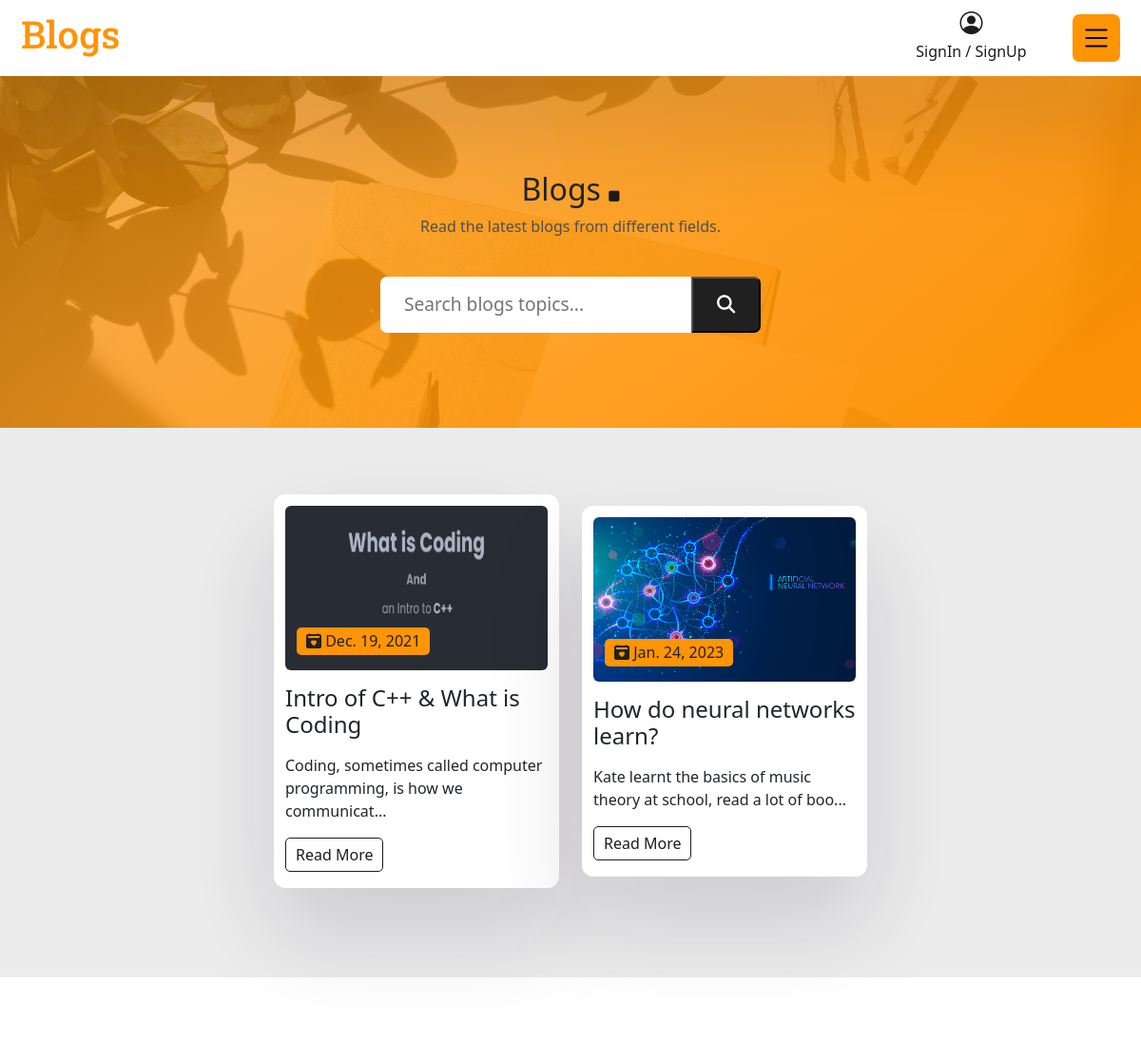
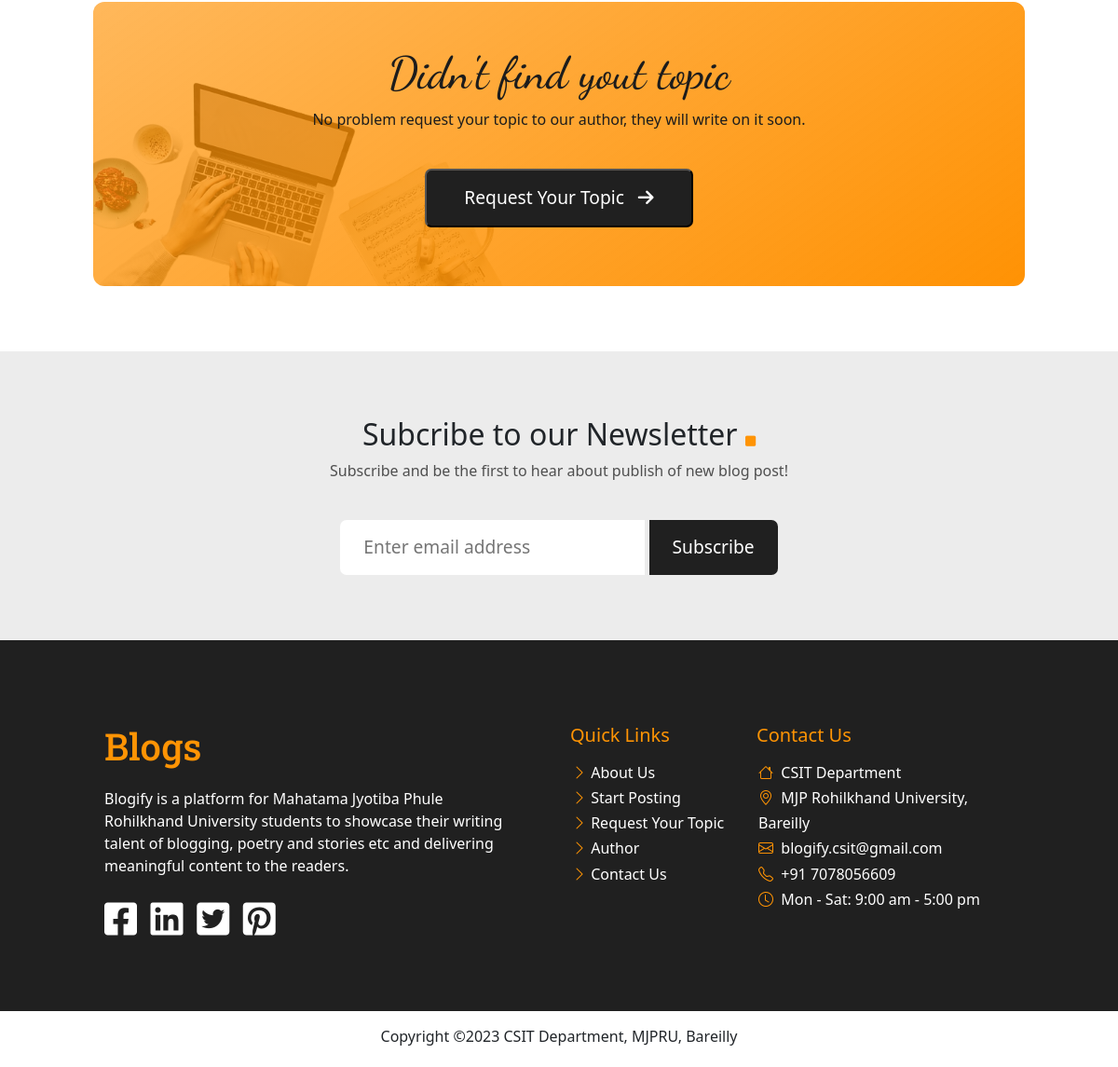
The app's page /blogs/ with its own data (2 pictures, top to bottom).
### General/models.py (models this page shows, shortened)
class Post(models.Model):
    choice = (('Yes','Yes'), ('No','No'))
    title = models.CharField(max_length=75, blank=False, null=False)
    category = models.CharField(max_length=7)
    user = models.CharField(max_length=15)
    date = models.DateField(blank=True, null=True)
    featured_image = models.FileField(upload_to="Image")
    body = RichTextField()
    approved = models.CharField(max_length=3, choices=choice, blank=True, null=True)
    featured = models.CharField(max_length=3, choices=choice, blank=True, null=True,)
    auto_slug = AutoSlugField(populate_from='title', unique=True, null=True, default=None)

### Blogs/views.py (the view)
# urls.py: path('blogs/', views.Blogs),
def Blogs(request):
    post = Post.objects.filter(category = 'Blogs', approved = 'Yes')
    data={
        'post': post,
    }
    return render(request, "blogs.html", data)

### templates/blogs.html (shortened to what this page needs)
<!doctype html>
<html lang="en">
    <head>
    <link href="/static/Css/style.css" rel="stylesheet">
    <link href="https://cdn.jsdelivr.net/npm/bootstrap@5.2.2/dist/css/bootstrap.min.css" rel="stylesheet">
    <link rel="stylesheet" href="https://cdn.jsdelivr.net/npm/bootstrap-icons@1.10.2/font/bootstrap-icons.css">
    <link rel="stylesheet" href="https://cdnjs.cloudflare.com/ajax/libs/font-awesome/6.2.1/css/all.min.css" />  </head>
    <body>
    {% include "global-header.html" %}
    <div class="container-xxl">
        <div class="row category-header-section justify-content-center align-items-center">
            <div class="col-12">
                <h2 class="heading">Blogs <span><i class="fa-solid fa-square"></i></span></h2>
                <p class="subheading">Read the latest blogs from different fields.</p>
                <input type="text" placeholder="Search blogs topics..."><a href="#"><button type="submit"><i class="fa-solid fa-magnifying-glass"></i></button></a>
            </div>
        </div>
    </div>
    <div class="container-xxl category-page-post-section">
        <div class="row justify-content-center align-items-center">
            {% for n in post %}
            <div class="col-md-3 col-11 post-box">
                <img class="fluid-img" src="/media/{{n.featured_image}}" alt="">
                <span><h6><i class="bi bi-calendar2-heart-fill"></i> {{n.date}}</h6></span>
                <h4>{{n.title}}</h4>
                <p>{{n.body|safe|slice:":70"}}...</p>
                <a href="/blogs/{{n.auto_slug}}/" class="read-more-btn"><button>Read More</button></a>
            </div>
            {% endfor %}
        </div>
    </div>
    <div class="container-xxl">
        <div class="row justify-content-center align-items-center">
            <div class="col-md-10 col-11 request-your-topic py-5 px-4">
                <h2>Didn't find yout topic</h2>
                <p>No problem request your topic to our author, they will write on it soon.</p>
                <a href="/request-your-topic/"><button>Request Your Topic &nbsp; <i class="fa-solid fa-arrow-right"></i></button></a>
            </div>
        </div>
    </div>
    {% include "newsletter.html" %}
    {% include "global-footer.html" %}
    </body>
</html>

### templates/global-header.html (shortened to what this page needs)
<div class="container-xxl sticky-top">
    <div class="row justify-content-center align-item-center header-section">
        <div class="col-md-4 col-3 align-self-center">
            <a href="/" class="logo-text"><h1>Blogs</h1></a>
        </div>
        <div class="col-md-7 col-7 align-self-center">
          <div class="sign">
            {% if user.is_authenticated %}
            <a href="/" class="sign-link">
            <h4><i class="bi bi-person-circle"></i></h4>
            <p>Hey, {{user.first_name}}</p>
            </a>
            {% else %}
            <a href="/signin/" class="sign-link">
            <h4><i class="bi bi-person-circle"></i></h4>
            <p>SignIn / SignUp</p>
            </a>
            {% endif %}
          </div>
        </div>
        <div class="col-md-1 col-2 align-self-center">
            <a class="nav-menu-icon" data-bs-toggle="offcanvas" href="#offcanvasExample" role="button" aria-controls="offcanvasExample"><span><img src="/static/Images/list.svg"></span></a>
      </div>
    </div>
</div>

### templates/newsletter.html (shortened to what this page needs)
<div class="container-xxl">
    <div class="row subscribe-section justify-content-center align-items-center">
        <div class="col-12">
            <h2 class="heading">Subcribe to our Newsletter <span><i class="fa-solid fa-square"></i></span></h2>
            <p class="subheading">Subscribe and be the first to hear about publish of new blog post!</p>
            <form action="/" method="post">
                <input type="text" placeholder="Enter email address" name="email">
                <button class="subscribe-button">Subscribe</button>
            </form>
        </div>
    </div>
</div>

### templates/global-footer.html
<div class="container-xxl">
    <div class="row footer-section justify-content-center">
        <div class="col-md-5">
          <h2>Blogs</h2>
          <p>Blogify is a platform for Mahatama Jyotiba Phule Rohilkhand University students to showcase their writing talent of blogging, poetry and stories etc and delivering meaningful content to the readers.</p>
          <h3><span><a href=""><i class="fa-brands fa-square-facebook"></i></a></span>&nbsp; <span><a href=""><i class="fa-brands fa-linkedin"></i></a></span>&nbsp; <span><a href=""><i class="fa-brands fa-square-twitter"></i></a></span>&nbsp; <span><a href=""><i class="fa-brands fa-square-pinterest"></i></a></span></h3>
        </div>
        <div class="col-md-2">
          <h5>Quick Links</h5>
          <ul>
            <li><a href=""><i class="bi bi-chevron-right"></i> About Us</a></li>
            <li><a href="/start-posting/"><i class="bi bi-chevron-right"></i> Start Posting</a></li>
            <li><a href="/request-your-topic/"><i class="bi bi-chevron-right"></i> Request Your Topic</a></li>
            <li><a href=""><i class="bi bi-chevron-right"></i> Author</a></li>
            <li><a href="/contact-us/"><i class="bi bi-chevron-right"></i> Contact Us</a></li>
          </ul>
        </div>
        <div class="col-md-3">
          <h5>Contact Us</h5>
          <ul>
            <li><a href=""><i class="bi bi-house"></i>&nbsp; CSIT Department</a></li>
            <li><a href=""><i class="bi bi-geo-alt"></i>&nbsp; MJP Rohilkhand University, Bareilly</a></li>
            <li><a href="mailto:blogify.csit@gmail.com"><i class="bi bi-envelope"></i>&nbsp; blogify.csit@gmail.com</a></li>
            <li><a href="tel: +91 7078056609"><i class="bi bi-telephone"></i>&nbsp; +91 7078056609</a></li>
            <li><a href=""><i class="bi bi-clock"></i>&nbsp; Mon - Sat: 9:00 am - 5:00 pm</a></li>
          </ul>
        </div>
    </div>
    <div class="row copyright-sections justify-content-center align-item-center">
      <div class="col-12">
        <p>Copyright ©2023 CSIT Department, MJPRU, Bareilly</p>
      </div>
  </div>
</div>

### records on screen
Post: featured_image (picture), date "Dec. 19, 2021", title "Intro of C++ & What is Coding", body "Coding, sometimes called computer programming, is how we communicat"
Post: featured_image (picture), date "Jan. 24, 2023", title "How do neural networks learn?", body "Kate learnt the basics of music theory at school, read a lot of boo"
